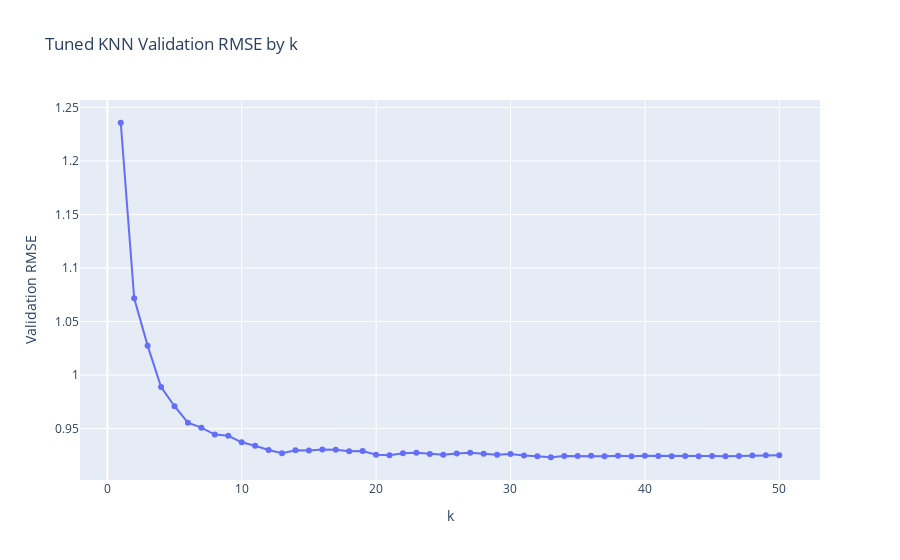

Notebook source saved alongside this figure:
### Code cell
# Recreate tuned hyperparameters
best_k = 18
best_metric = 'manhattan'
best_weights = 'distance'

rmse_list_tuned = []

for k in range(1, 51):
    model = KNeighborsRegressor(
        n_neighbors=k,
        weights=best_weights,
        metric=best_metric
    )
    model.fit(X_train_scaled, y_train)
    preds = model.predict(X_valid_scaled)
    rmse = np.sqrt(mean_squared_error(y_valid, preds))
    rmse_list_tuned.append(rmse)



fig_tuned = px.line(
    x=list(range(1, 51)),
    y=rmse_list_tuned,
    markers=True,
    labels={'x': 'k', 'y': 'Validation RMSE'},
    title='Tuned KNN Validation RMSE by k'
)
fig_tuned.update_traces(mode='lines+markers')
fig_tuned.show()

### Figure 1 — Plotly figure (JSON) as saved in the notebook; plotly's stock layout.template omitted (floating-point values rounded to 4 significant figures)
{"data": [{"hovertemplate": "k=%{x}<br>Validation RMSE=%{y}<extra></extra>", "legendgroup": "", "line": {"color": "#636efa", "dash": "solid"}, "marker": {"symbol": "circle"}, "mode": "lines+markers", "name": "", "orientation": "v", "showlegend": false, "type": "scatter", "x": [1, 2, 3, 4, 5, 6, 7, 8, 9, 10, 11, 12, 13, 14, 15, 16, 17, 18, 19, 20, 21, 22, 23, 24, 25, 26, 27, 28, 29, 30, 31, 32, 33, 34, 35, 36, 37, 38, 39, 40, 41, 42, 43, 44, 45, 46, 47, 48, 49, 50], "xaxis": "x", "y": [1.236, 1.072, 1.027, 0.9887, 0.9708, 0.9554, 0.9508, 0.9443, 0.9432, 0.937, 0.9339, 0.9299, 0.9268, 0.9297, 0.9293, 0.9304, 0.93, 0.9288, 0.929, 0.9254, 0.9249, 0.9268, 0.9273, 0.926, 0.9253, 0.9266, 0.9273, 0.9264, 0.9254, 0.9262, 0.9246, 0.9241, 0.9231, 0.9244, 0.9242, 0.9246, 0.924, 0.9245, 0.924, 0.9244, 0.9242, 0.924, 0.9242, 0.9241, 0.9242, 0.924, 0.9243, 0.9247, 0.9249, 0.925], "yaxis": "y"}], "layout": {"legend": {"tracegroupgap": 0}, "title": {"text": "Tuned KNN Validation RMSE by k"}, "xaxis": {"anchor": "y", "domain": [0, 1], "title": {"text": "k"}}, "yaxis": {"anchor": "x", "domain": [0, 1], "title": {"text": "Validation RMSE"}}}}
